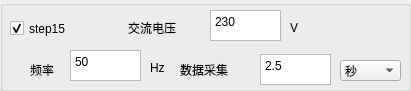
  <widget class="QGroupBox" name="groupBox_18">
   <property name="geometry">
    <rect>
     <x>830</x>
     <y>510</y>
     <width>411</width>
     <height>91</height>
    </rect>
   </property>
   <property name="title">
    <string/>
   </property>
   <widget class="QLabel" name="label_186">
    <property name="geometry">
     <rect>
      <x>180</x>
      <y>60</y>
      <width>71</width>
      <height>20</height>
     </rect>
    </property>
    <property name="text">
     <string>数据采集</string>
    </property>
   </widget>
   <widget class="QLabel" name="label_187">
    <property name="geometry">
     <rect>
      <x>30</x>
      <y>60</y>
      <width>41</width>
      <height>20</height>
     </rect>
    </property>
    <property name="text">
     <string>频率</string>
    </property>
   </widget>
   <widget class="QTextEdit" name="textEdit_S15_AC_FR">
    <property name="geometry">
     <rect>
      <x>70</x>
      <y>50</y>
      <width>71</width>
      <height>31</height>
     </rect>
    </property>
    <property name="html">
     <string>&lt;!DOCTYPE HTML PUBLIC &quot;-//W3C//DTD HTML 4.0//EN&quot; &quot;http://www.w3.org/TR/REC-html40/strict.dtd&quot;&gt;
&lt;html&gt;&lt;head&gt;&lt;meta name=&quot;qrichtext&quot; content=&quot;1&quot; /&gt;&lt;style type=&quot;text/css&quot;&gt;
p, li { white-space: pre-wrap; }
&lt;/style&gt;&lt;/head&gt;&lt;body style=&quot; font-family:'宋体'; font-size:10pt; font-weight:400; font-style:normal;&quot;&gt;
&lt;p style=&quot; margin-top:0px; margin-bottom:0px; margin-left:0px; margin-right:0px; -qt-block-indent:0; text-indent:0px;&quot;&gt;&lt;span style=&quot; font-family:'SimSun'; font-size:9pt;&quot;&gt;50&lt;/span&gt;&lt;/p&gt;&lt;/body&gt;&lt;/html&gt;</string>
    </property>
   </widget>
   <widget class="QTextEdit" name="textEdit_S15_TIME">
    <property name="geometry">
     <rect>
      <x>260</x>
      <y>54</y>
      <width>71</width>
      <height>31</height>
     </rect>
    </property>
    <property name="html">
     <string>&lt;!DOCTYPE HTML PUBLIC &quot;-//W3C//DTD HTML 4.0//EN&quot; &quot;http://www.w3.org/TR/REC-html40/strict.dtd&quot;&gt;
&lt;html&gt;&lt;head&gt;&lt;meta name=&quot;qrichtext&quot; content=&quot;1&quot; /&gt;&lt;style type=&quot;text/css&quot;&gt;
p, li { white-space: pre-wrap; }
&lt;/style&gt;&lt;/head&gt;&lt;body style=&quot; font-family:'宋体'; font-size:10pt; font-weight:400; font-style:normal;&quot;&gt;
&lt;p style=&quot; margin-top:0px; margin-bottom:0px; margin-left:0px; margin-right:0px; -qt-block-indent:0; text-indent:0px;&quot;&gt;&lt;span style=&quot; font-family:'SimSun'; font-size:9pt;&quot;&gt;2.5&lt;/span&gt;&lt;/p&gt;&lt;/body&gt;&lt;/html&gt;</string>
    </property>
   </widget>
   <widget class="QCheckBox" name="checkBox_S15">
    <property name="geometry">
     <rect>
      <x>10</x>
      <y>18</y>
      <width>91</width>
      <height>21</height>
     </rect>
    </property>
    <property name="text">
     <string>step15</string>
    </property>
    <property name="checked">
     <bool>true</bool>
    </property>
   </widget>
   <widget class="QLabel" name="label_188">
    <property name="geometry">
     <rect>
      <x>128</x>
      <y>18</y>
      <width>71</width>
      <height>20</height>
     </rect>
    </property>
    <property name="text">
     <string>交流电压</string>
    </property>
   </widget>
   <widget class="QLabel" name="label_189">
    <property name="geometry">
     <rect>
      <x>150</x>
      <y>60</y>
      <width>20</width>
      <height>16</height>
     </rect>
    </property>
    <property name="text">
     <string>Hz</string>
    </property>
   </widget>
   <widget class="QLabel" name="label_190">
    <property name="geometry">
     <rect>
      <x>290</x>
      <y>20</y>
      <width>16</width>
      <height>16</height>
     </rect>
    </property>
    <property name="text">
     <string>V</string>
    </property>
   </widget>
   <widget class="QTextEdit" name="textEdit_S15_AC_VOLT">
    <property name="geometry">
     <rect>
      <x>210</x>
      <y>10</y>
      <width>71</width>
      <height>31</height>
     </rect>
    </property>
    <property name="html">
     <string>&lt;!DOCTYPE HTML PUBLIC &quot;-//W3C//DTD HTML 4.0//EN&quot; &quot;http://www.w3.org/TR/REC-html40/strict.dtd&quot;&gt;
&lt;html&gt;&lt;head&gt;&lt;meta name=&quot;qrichtext&quot; content=&quot;1&quot; /&gt;&lt;style type=&quot;text/css&quot;&gt;
p, li { white-space: pre-wrap; }
&lt;/style&gt;&lt;/head&gt;&lt;body style=&quot; font-family:'宋体'; font-size:10pt; font-weight:400; font-style:normal;&quot;&gt;
&lt;p style=&quot; margin-top:0px; margin-bottom:0px; margin-left:0px; margin-right:0px; -qt-block-indent:0; text-indent:0px;&quot;&gt;&lt;span style=&quot; font-family:'SimSun'; font-size:9pt;&quot;&gt;230&lt;/span&gt;&lt;/p&gt;&lt;/body&gt;&lt;/html&gt;</string>
    </property>
   </widget>
   <widget class="QComboBox" name="comboBox_S15_TIME">
    <property name="geometry">
     <rect>
      <x>340</x>
      <y>60</y>
      <width>61</width>
      <height>21</height>
     </rect>
    </property>
    <item>
     <property name="text">
      <string>秒</string>
     </property>
    </item>
    <item>
     <property name="text">
      <string>毫秒</string>
     </property>
    </item>
    <item>
     <property name="text">
      <string>分钟</string>
     </property>
    </item>
   </widget>
  </widget>
